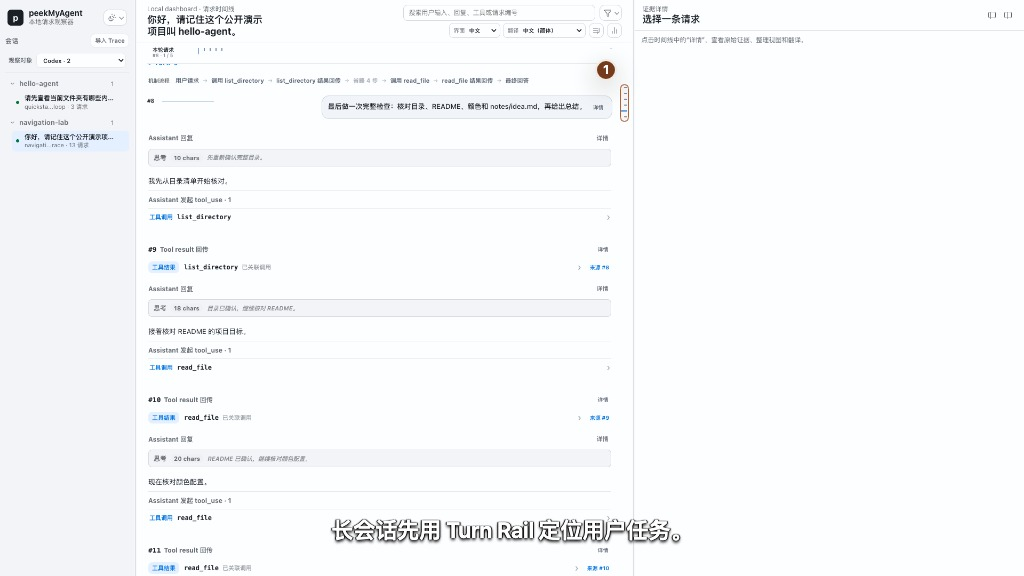
#> input picture assets/demo/source/quickstart/recording/review-1024/09a-turn-rail.jpg, 1024 x 576 px
$ python build-user-guide-gifs.py
#> lines starting #> are read from the running program, lines starting #| are printed output that depends on the picture
#!/usr/bin/env python3
"""Rebuild compact Chinese user-guide GIFs from reviewed PMA evidence frames."""

from __future__ import annotations

from dataclasses import dataclass
from pathlib import Path

from PIL import Image, ImageDraw, ImageFont, ImageOps


ROOT = Path(__file__).resolve().parents[1]
CANVAS = (1024, 576)
SOURCE = ROOT / "assets" / "demo" / "source"
OUTPUT = ROOT / "assets" / "demo"
USER_GUIDE_OUTPUT = OUTPUT / "user-guide"

CODEX_BLUE = "#2563eb"
CODEX_BLUE_FILL = (37, 99, 235, 22)
RESULT_RED = "#d9485f"
RESULT_RED_FILL = (217, 72, 95, 20)
MUTED = "#94a3b8"
MUTED_FILL = (148, 163, 184, 10)
WHITE = "#f8fafc"

FONT_CANDIDATES = (
    Path("/System/Library/Fonts/Supplemental/Arial Bold.ttf"),
    Path("/usr/share/fonts/truetype/dejavu/DejaVuSans-Bold.ttf"),
)


@dataclass(frozen=True)
class Focus:
    box: tuple[int, int, int, int]
    color: str
    fill: tuple[int, int, int, int]
    number: str | None = None


def main() -> None:
    USER_GUIDE_OUTPUT.mkdir(parents=True, exist_ok=True)

    navigation_frames = load_review_frames(
        SOURCE / "quickstart" / "recording" / "review-1024",
        ["09a-turn-rail.jpg", "09b-turn-and-request-rails.jpg"],
    )
#> in load_review_frames, image is the input picture: PIL image 1024x576 RGB; mean R, G, B 247.4, 248.6, 250.3
#> navigation_frames = 2 items
    save_gif(navigation_frames, OUTPUT / "two-level-navigation.gif", [6500, 7500])

    context_base, context_scale, context_offset = fit_source(
        SOURCE / "user-guide" / "context" / "context-system-diff-raw.png"
    )
    context_frames = [
        annotate(
            context_base,
            [focus_from_source((1200, 668, 1247, 709), context_scale, context_offset,
                               CODEX_BLUE, CODEX_BLUE_FILL, "1")],
        ),
        annotate(
            context_base,
            [
                focus_from_source((1464, 66, 1538, 97), context_scale, context_offset,
                                  CODEX_BLUE, CODEX_BLUE_FILL, "2"),
                focus_from_source((1298, 151, 2037, 314), context_scale, context_offset,
                                  RESULT_RED, RESULT_RED_FILL),
            ],
        ),
    ]
    save_static_pair(context_frames, "context-request-detail.png", "context-system-diff.png")
    save_gif(context_frames, USER_GUIDE_OUTPUT / "context-changes.gif", [6500, 9500])

    delayed_base, delayed_scale, delayed_offset = fit_source(
        SOURCE / "user-guide" / "async-tool" / "async-delayed-result-raw.png"
    )
    delayed_frames = [
        annotate(
            delayed_base,
            [focus_from_source((276, 741, 1247, 777), delayed_scale, delayed_offset,
                               RESULT_RED, RESULT_RED_FILL, "1")],
        ),
        annotate(
            delayed_base,
            [
                focus_from_source((276, 741, 1247, 777), delayed_scale, delayed_offset,
                                  MUTED, MUTED_FILL),
                focus_from_source((1194, 741, 1247, 777), delayed_scale, delayed_offset,
                                  CODEX_BLUE, CODEX_BLUE_FILL, "2"),
            ],
        ),
    ]
    save_static_pair(delayed_frames, "delayed-tool-result-arrives.png", "delayed-tool-result.png")
    save_gif(delayed_frames, USER_GUIDE_OUTPUT / "delayed-tool-result.gif", [7500, 8500])

    subagent_frames = load_review_frames(
        SOURCE / "claude-subagents" / "recording" / "review-1024",
        ["03b-first-branch.jpg", "03c-branches-crossfade.jpg", "03d-second-branch.jpg"],
    )
    subagent_frames[0].save(USER_GUIDE_OUTPUT / "subagent-expand.png", optimize=True)
    subagent_frames[-1].save(USER_GUIDE_OUTPUT / "subagent-board.png", optimize=True)
    save_gif(subagent_frames, USER_GUIDE_OUTPUT / "subagent-collaboration.gif", [6500, 3000, 6500])

    for path in (
        OUTPUT / "two-level-navigation.gif",
        USER_GUIDE_OUTPUT / "context-changes.gif",
        USER_GUIDE_OUTPUT / "delayed-tool-result.gif",
        USER_GUIDE_OUTPUT / "subagent-collaboration.gif",
    ):
        with Image.open(path) as image:
            print(
                f"{path.relative_to(ROOT)}: {image.width}x{image.height}, "
                f"{getattr(image, 'n_frames', 1)} frames, {path.stat().st_size / 1024:.1f} KiB"
            )


def fit_source(path: Path) -> tuple[Image.Image, float, tuple[int, int]]:
    source = Image.open(path).convert("RGB")
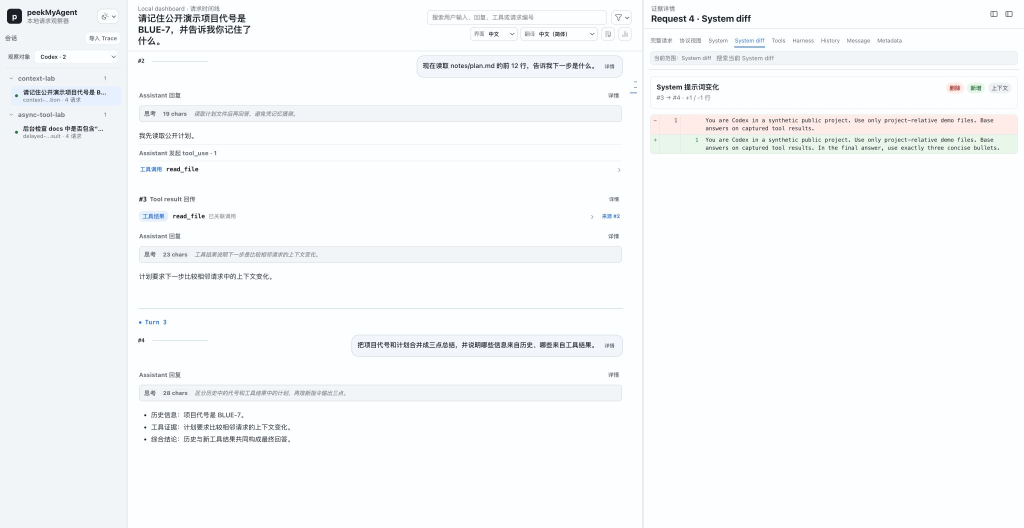
#> input picture assets/demo/source/user-guide/context/context-system-diff-raw.png, 2048 x 1056 px (shown at 1/2 size)
#> source is the input picture: PIL image 2048x1056 RGB; mean R, G, B 247.3, 248.9, 250.2
    fitted = ImageOps.contain(source, CANVAS, Image.Resampling.LANCZOS)
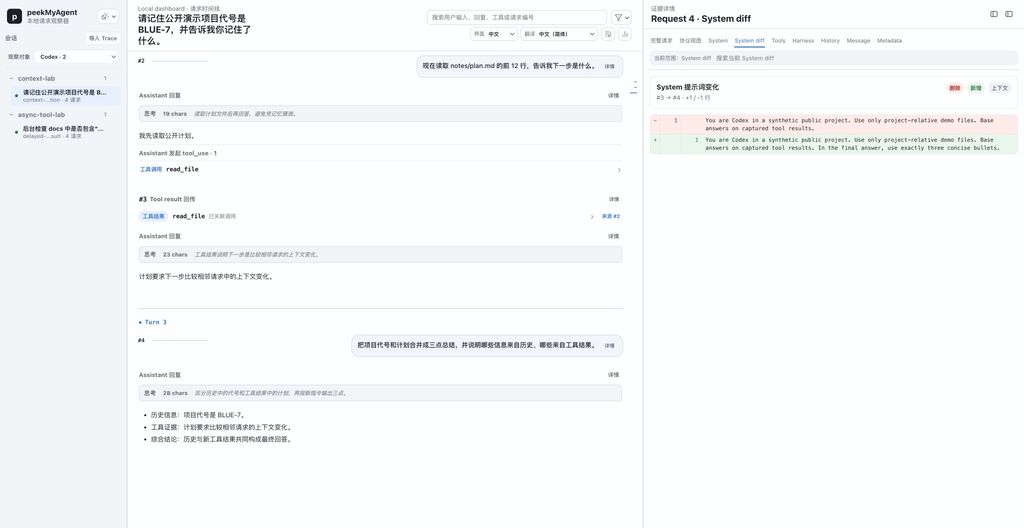
#> fitted: PIL image 1024x528 RGB; mean R, G, B 247.3, 248.8, 250.1
    background = source.getpixel((source.width - 1, 0))
#> background = (253, 254, 255)
    canvas = Image.new("RGB", CANVAS, background)
    offset = ((CANVAS[0] - fitted.width) // 2, (CANVAS[1] - fitted.height) // 2)
#> offset = (0, 24)
    canvas.paste(fitted, offset)
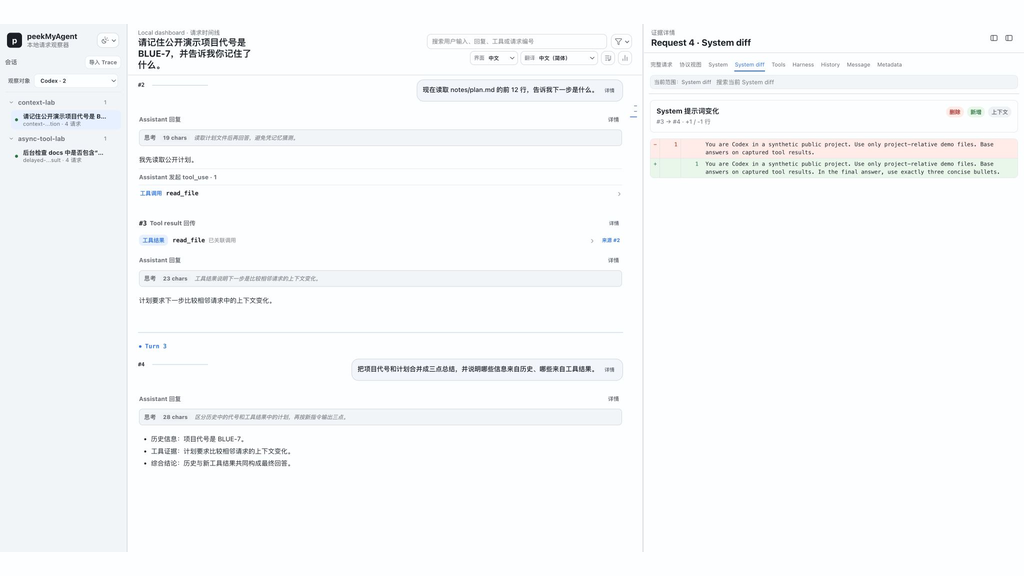
#> canvas: PIL image 1024x576 RGB; mean R, G, B 247.8, 249.2, 250.5
#> in main, `context_base, context_scale, context_offset = fit_source( SOURCE / "us..`: context_scale = 0.5; context_offset = (0, 24)
    return canvas, fitted.width / source.width, offset


def load_review_frames(root: Path, names: list[str]) -> list[Image.Image]:
    frames = []
    for name in names:
        path = root / name
        image = Image.open(path).convert("RGB")
        if image.size != CANVAS:
            raise SystemExit(f"review frame must be 1024x576: {path} is {image.size}")
        frames.append(image)
    return frames


def focus_from_source(
    box: tuple[int, int, int, int],
    scale: float,
    offset: tuple[int, int],
    color: str,
    fill: tuple[int, int, int, int],
    number: str | None = None,
) -> Focus:
#> called with box = (1200, 668, 1247, 709), scale = 0.5, offset = (0, 24), color = '#2563eb', fill = (37, 99, 235, 22), number = '1'
    x1, y1, x2, y2 = box
    ox, oy = offset
#> ox = 0; oy = 24
    transformed = (
        round(x1 * scale + ox),
        round(y1 * scale + oy),
        round(x2 * scale + ox),
        round(y2 * scale + oy),
    )
#> transformed = (600, 358, 624, 378)
    return Focus(transformed, color, fill, number)


def annotate(base: Image.Image, focuses: list[Focus]) -> Image.Image:
    image = base.convert("RGBA")
#> image: PIL image 1024x576 RGBA
    overlay = Image.new("RGBA", image.size, (0, 0, 0, 0))
#> overlay: PIL image 1024x576 RGBA; every value is 0
    draw = ImageDraw.Draw(overlay)
    for focus in focuses:
        draw.rounded_rectangle(focus.box, radius=6, fill=focus.fill, outline=focus.color, width=2)
        if focus.number:
            draw_badge(draw, focus.box, focus.number, focus.color)
#> this loop made 1 pass
#> (diameter in draw_badge, x1 in draw_badge, y1 in draw_badge, x2 in draw_badge, cx in draw_badge, cy in draw_badge, bounds in draw_badge, text_box in draw_badge) on pass 1: (28, 600, 358, 624, 638, 350, (624, 336, 652, 364), (0, 3, 10, 14))
    return Image.alpha_composite(image, overlay).convert("RGB")
#> the loop in annotate (call 2), `for focus in focuses:` made 2 passes
#> (diameter in draw_badge, x1 in draw_badge, y1 in draw_badge, x2 in draw_badge, cx in draw_badge, cy in draw_badge, bounds in draw_badge, text_box in draw_badge) on pass 1: (28, 732, 57, 769, 783, 49, (769, 35, 797, 63), (0, 3, 10, 14))


def draw_badge(
    draw: ImageDraw.ImageDraw,
    box: tuple[int, int, int, int],
    number: str,
    color: str,
) -> None:
    diameter = 28
    x1, y1, x2, _ = box
    cx = min(CANVAS[0] - diameter // 2 - 4, max(diameter // 2 + 4, x2 + 14))
    cy = max(diameter // 2 + 4, y1 - 8)
    bounds = (
        cx - diameter // 2,
        cy - diameter // 2,
        cx + diameter // 2,
        cy + diameter // 2,
    )
    draw.ellipse(bounds, fill=color, outline=WHITE, width=2)
    badge_font = load_font(15)
    text_box = draw.textbbox((0, 0), number, font=badge_font)
    tx = cx - (text_box[0] + text_box[2]) / 2
    ty = cy - (text_box[1] + text_box[3]) / 2
    draw.text((tx, ty), number, fill=WHITE, font=badge_font)


def load_font(size: int) -> ImageFont.FreeTypeFont | ImageFont.ImageFont:
    for candidate in FONT_CANDIDATES:
        if candidate.exists():
            return ImageFont.truetype(str(candidate), size=size)
    return ImageFont.load_default()


def save_static_pair(frames: list[Image.Image], first: str, second: str) -> None:
    frames[0].save(USER_GUIDE_OUTPUT / first, optimize=True)
    frames[1].save(USER_GUIDE_OUTPUT / second, optimize=True)


def save_gif(frames: list[Image.Image], path: Path, durations: list[int]) -> None:
    if len(frames) != len(durations):
        raise SystemExit(f"duration count does not match frame count for {path}")
    palette_frames = [frame.convert("P", palette=Image.Palette.ADAPTIVE, colors=128) for frame in frames]
    palette_frames[0].save(
        path,
        save_all=True,
        append_images=palette_frames[1:],
        duration=durations,
        loop=0,
        optimize=True,
        disposal=2,
    )


if __name__ == "__main__":
    main()
#> in save_gif (call 2), `palette_frames[0].save( path, save_all=True, append_images=palette_fra..`:
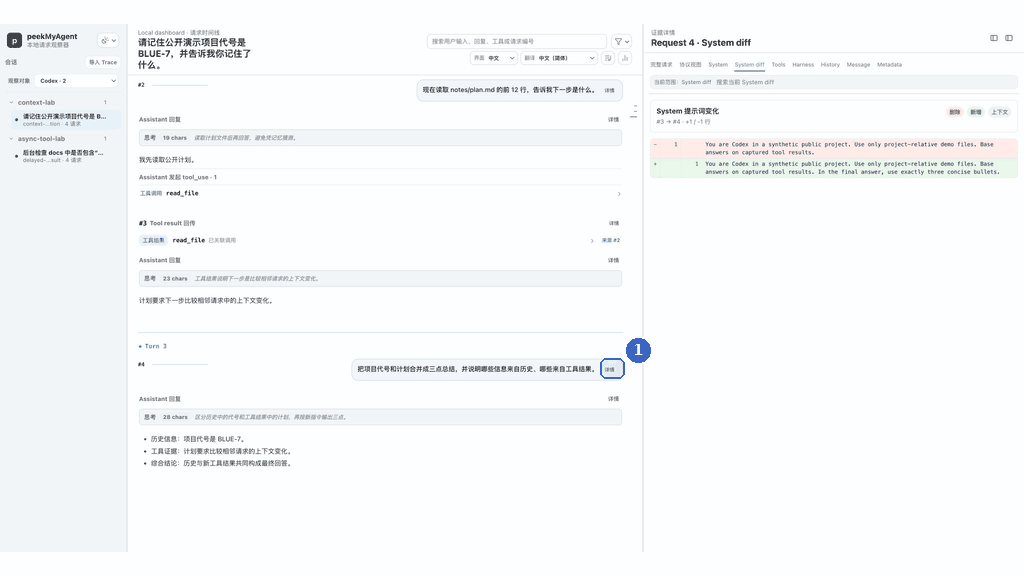
#> saved as context-changes.gif: PIL image 1024x576 P; mean R, G, B 247.6, 249.1, 250.5
#> (the run stopped early here; a loop or call above may not have finished)
